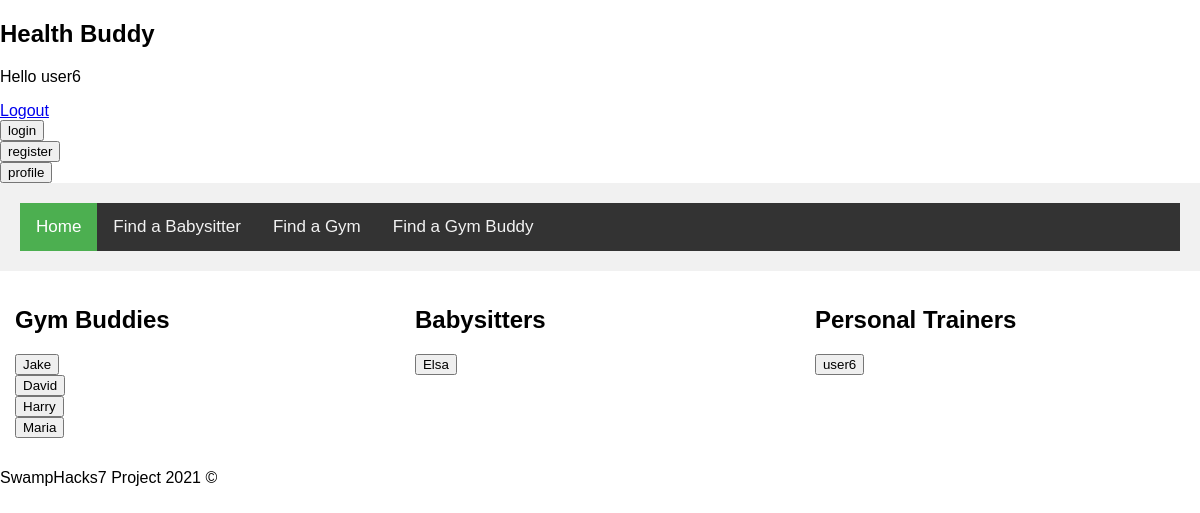
Screenshot of / (signed in) with the database file from the repository.
### farms/models.py (models this page shows)
class Trainer(models.Model):
    user = models.OneToOneField(User, on_delete=models.CASCADE, null=True, blank=True)
    userType = models.CharField(max_length=60, null=True, blank=True)
    city = models.CharField(max_length=60, null=True, blank=True)
    experience = models.IntegerField(max_length=3, null=True, blank=True)
    age = models.IntegerField(max_length=3, null=True, blank=True)
    gender = models.CharField(max_length=60, null=True, blank=True)
    communication = models.CharField(max_length=200, null=True, blank=True)
    objects = models.Manager()

### farms/views.py (the view)
# urls.py: path('', views.index, name='index'),
def index(request):
    users = Trainer.objects.all()
    print("index - ", users)
    trainers = []
    babysitters = []
    gymbuddies = []
    for i in users:
        if i.userType == "Personal Trainer":
            trainers.append(i)
        elif i.userType == "Babysitter":
            babysitters.append(i)
        elif i.userType == "Gym Buddy":
            gymbuddies.append(i)
    print("trainers - ", trainers, " babysitters", babysitters, "gymbuddies", gymbuddies)
    context = {'trainers': trainers, 'babysitters': babysitters, 'gymbuddies': gymbuddies}
    return render(request, 'farms/index.html', context)

### templates/farms/index.html (shortened to what this page needs)
{% extends 'farms/base.html' %}
{% block body %}
  <div class="row">
    <div class="column">
      <h2>Gym Buddies</h2>
      {% for t in gymbuddies %}
        <form action="/seeUser/" method="POST">
          <input type="submit" value={{t.user.username}}>
        </form>
      {% endfor %}
    </div>
    <div class="column">
      <h2>Babysitters</h2>
      {% for t in babysitters %}
      <form action="/seeUser/" method="POST">
        <input type="submit" value={{t.user.username}}>
      </form>
    {% endfor %}
    </div>
    <div class="column">
      <h2>Personal Trainers</h2>
      {% for t in trainers %}
        <form action="/seeUser/" method="POST">
          <input type="submit" value={{t.user.username}}>
        </form>
      {% endfor %}
    </div>
  </div>
{% endblock %}

### templates/farms/base.html (shortened to what this page needs)
<!DOCTYPE html>
<html lang="en">
<head>
</head>
<body>
    <header>
        <h2>Health Buddy</h2>
        <p>Hello {{request.user}}</p>
        <a href="{% url 'logoutUser' %}">Logout</a>
        <form action="/login/" method="POST" id="loginButton">
          <input type="submit" name="loginButton" id="loginButton" value="login">
      </form>
      <form action="/register/" method="POST" id="registerButton">
          <input type="submit" name="registerButton" id="registerButton" value="register">
      </form>
      <form action="/userProfile/" method="POST" id="registerButton">
          <input type="submit" name="profileButton" id="profileButton" value="profile">
      </form>
        <div class="header">
        <div class="topnav">
            <a class="active" href="{% url 'home' %}">Home</a>
            <a href="#news">Find a Babysitter</a>
            <a href="#contact">Find a Gym</a>
            <a href="#about">Find a Gym Buddy</a>
          </div>
    </header>
    {% block body %}
    {% endblock %}
    <footer>
        <p> SwampHacks7 Project 2021 &copy </p>
    </footer>
</body>
</html>

### templates/farms/base.html (style rules this page uses)
body { margin: 0; font-family: Arial, Helvetica, sans-serif; }
.topnav { overflow: hidden; background-color: #333; }
.topnav a { float: left; color: #f2f2f2; text-align: center; padding: 14px 16px; text-decoration: none; font-size: 17px; }
.topnav a.active { background-color: #4CAF50; color: white; }

### templates/farms/index.html (style rules this page uses)
* { box-sizing: border-box; }
body { margin: 0; }
.header { background-color: #f1f1f1; padding: 20px; text-align: center; }
.topnav { overflow: hidden; background-color: #333; }
.topnav a { float: left; display: block; color: #f2f2f2; text-align: center; padding: 14px 16px; text-decoration: none; }
.column { float: left; width: 33.33%; padding: 15px; }
.row:after { content: ""; display: table; clear: both; }

### rows the page displays
Trainer: user.username "Jake"
Trainer: user.username "David"
Trainer: user.username "Harry"
Trainer: user.username "Maria"
Trainer: user.username "Elsa"
Trainer: user.username "user6"

### other values shown
{{ request.user }} "user6"
